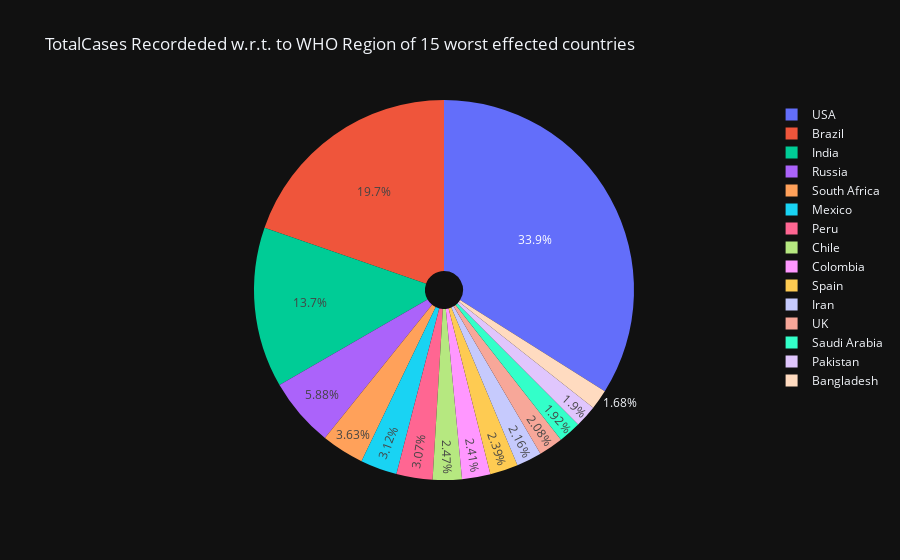

Notebook code cell kept with this figure:
### Code cell
labels=world_data[0:15]['Country/Region'].values
cases=['TotalCases','TotalDeaths','TotalRecovered','ActiveCases']
for i in cases:
    fig=px.pie(world_data[0:15],values=i,names=labels,template="plotly_dark",hole=0.1,title=" {} Recordeded w.r.t. to WHO Region of 15 worst effected countries ".format(i))
    fig.show()

### Figure 1 — Plotly figure (JSON) as saved in the notebook; plotly's stock layout.template omitted (floating-point values rounded to 4 significant figures)
{"data": [{"domain": {"x": [0, 1], "y": [0, 1]}, "hole": 0.1, "hovertemplate": "label=%{label}<br>TotalCases=%{value}<extra></extra>", "labels": ["USA", "Brazil", "India", "Russia", "South Africa", "Mexico", "Peru", "Chile", "Colombia", "Spain", "Iran", "UK", "Saudi Arabia", "Pakistan", "Bangladesh"], "legendgroup": "", "name": "", "showlegend": true, "type": "pie", "values": [5032179, 2917562, 2025409, 871894, 538184, 462690, 455409, 366671, 357710, 354530, 320117, 308134, 284226, 281863, 249651]}], "layout": {"legend": {"tracegroupgap": 0}, "title": {"text": " TotalCases Recordeded w.r.t. to WHO Region of 15 worst effected countries "}}}
